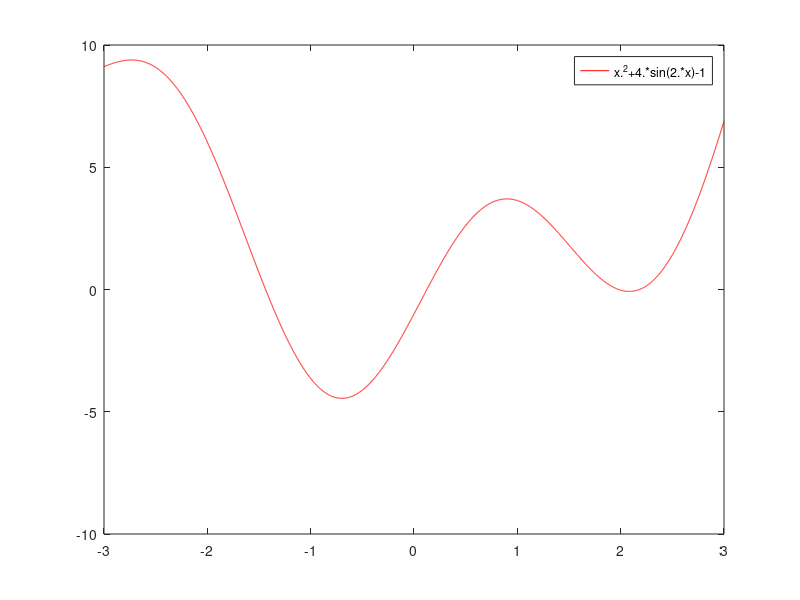

Here is the MATLAB script that generated this plot: (Note: this script raises an error after producing the figure.)
%% Basics
%벡터 데이터 그래프 그리기\
x=[1 2.5 6 3];
y = [2 4 3 6];
% 정의역과 치역의 길이가 같아야 한다!
figure(1);
plot(x,y);
axis([0 7 0 8]); % axis를 통해 보여지는 그래프의 축 범위를 설정할 수 있다.

%% 여러개의 그래프가 하나의 좌표 평면에
%plot(x,y,'r-', u,v,'b:',t,h,'k--');
% 또는, 아예 행렬로 선언해도 여러개의 그래프가 그려진다! (column-wise 방향으로)
x = [1,-1,-1,1,1]'
y=[1,1,-1,-1,1]'
s = 1:0.21:2
X = x*s
Y = y*s
plot(X, Y, 'LineWidth', 2)

%% Example 5-1
t = 0 : 0.1:2*pi+0.1; %각도 -- 0.1씩 증가하는, 모자랄 수도 있어서 조금 더 꼬다리에 추가한 모습.
x = cos(t');
y= sin(t');
N = length(t);

c = -5.5 : 5.5; % 원의 중심
C = repmat(c, N, 1); %repmat 는 c를 복사해주는 것!
r = abs(c); % 반지름

X = x*r + C;
Y = y*r;
plot(X,Y)

%% Triangle tower
a = [0 8 4 0];
b = [0 0 4*sqrt(3) 0];

c = [4 6 2 4];
d = [0 2*sqrt(3), 2*sqrt(3) 0];

e = [2 3 1 2];
f = [0 sqrt(3) sqrt(3) 0];

g = [6 7 5 6];
%h는 f 랑 같음

i = [4 5 3 4];
j = [2*sqrt(3) 3*sqrt(3) 3*sqrt(3) 2*sqrt(3)];
plot(a,b,'b-', c,d,'b-', e,f,'b-', g,f,'b-', i,j,'b-')

%% Square spiral

%try:
% x = [0 2 2 -4 -4 6 6 -8 -8 10 10 -12 -12 14 14 -16 -16 18 18 -20 -20];
% y = [0 0 2 2 -4 -4 6 6 -8 -8 10 10 -12 -12 14 14 -16 -16 18 18 -20];
% plot(x,y, 'b-o')

%solution
x0 = 1:20;
x1 = x0 .* (-1).^(x0+1);
x2 = reshape(repmat(x1,2,1), 1, []);
x = [0 x2];

y0 = 2:2:20
y1 = reshape(repmat(y0, 2,1), 1, []);
n1 = 1: length(y1);
y2 = y1.* (-1).^(n1+1);
y3 = reshape(repmat(y2,2,1),1,[]);
y = [0 0 y3(1:end-1)];
figure(1);
plot(x,y,'b-o', 'MarkerFaceColor', 'blue') %o 채우기

%% 그래프의 특징 조정하기
x = [1 2.5 6 3];
y = [2 -1 3 2];
h = plot(x,y,'r-.o','MarkerFaceColor', 'yellow', 'LineWidth', 2) %여러 조합
axis([0 7 -2 4]);

get(h(1))
% set(h(1), 'LineWidth', 1)
% set(gca, 'MarkerFaceColor', 'blue') %gca = get current axis

%% Detailed Graph
d = 10:0.1:22; dd = 10:2:22;
y = 1000*exp(-0.15*(d-10));
yy = 1000*exp(-0.16*(dd-10));
h = plot(d,y,'b-',dd,yy,'r-.o');
axis([8 24 0 1200]);
set(h(1), 'LineWidth', 2); set(h(2), 'LineWidth', 2); % 각각의 두 그래프의 선 굵기 설정
xlabel('Distance (cm)'); ylabel('Intensity (lux)'); %x과 y축에 설명을 덧붙이기
title('Light Intensity as a Function of Distance'); %제목 붙이기
legend('Theory', 'Experiment'); % 범례 붙이기 범례는 드래그해서 움직일 수 있다.
grid;
% 그래프를 띄운 후에, plot tool 창을 켜서(더블클릭) 그래프의 더 자세한 것을 GUI 환경에서 설정할 수 있다!

%% Custeom plot
d = 10:0.1:22; dd = 10:2:22;
y = 1000*exp(-0.15*(d-10));
yy = 1000*exp(-0.16*(dd-10));
h = plot(d,y,'b-',dd,yy,'r-.o');
axis([8 24 0 1200]);
set(h(1), 'LineWidth', 2); set(h(2), 'LineWidth', 2); % 각각의 두 그래프의 선 굵기 설정
xlabel('Distance (cm)'); ylabel('Intensity (lux)'); %x과 y축에 설명을 덧붙이기
title('Light Intensity as a Function of Distance'); %제목 붙이기
legend('Theory', 'Experiment'); % 범례 붙이기 범례는 드래그해서 움직일 수 있다.
grid;

%% function plot - fplot
% function y = myfun(x)
% y = x^2+4*sin(2*x)-1
% end
% fplot('myfun', [-3 3], 'r-')

fplot('x^2+4*sin(2*x)-1', [-3 3], 'r-') %이런식으로 함수를 직접 써서 할 수 도 있다.

%% 음함수의 경우: ezplot
ezplot('x^2-x*y-y^2=2')
% set(h, 'LineWidth', 3)
grid;


%% 로그 스케일로 바꾸기 (linear에서)
x = linspace(0.1, 60, 100); y = 2.^(-0.2*x+10);
plot(x,y);
semilogx(x,y);
semilogy(x,y); %각 파라미터별 로그 스케일로 바꿔서 보기
loglog(x,y) % 둘다 바꾸기

%% Bar Charts
year = 2000:2006;
sales = [8 12 20 22 18 24 27];
bar(year, sales, 'r')
% barh(위와 같이)--옆으로 누운 형식

a = rand(4)
bar(a) %bar를 여러개로 하려면 데이터 자체가 행렬꼴이면 된다.

%% Request: 코스피 지수 데이터 시각화하기
M = readtable('코스피지수 내역.csv');
stackedplot(M);
A = M(:, 'Date');
B = M(:, 'fluctuation');
stackedplot(A,B)

%% Pie Chart

grades = [11 18 26 9 5];
pie(grades, [0 0 0 1 0]);
title('Class Grades');

%% Histogram

s = randn(1, 1000);
[n x]=hist(s);
stem(x, n, 'filled'); hold on;
plot(x,n,'r-.');